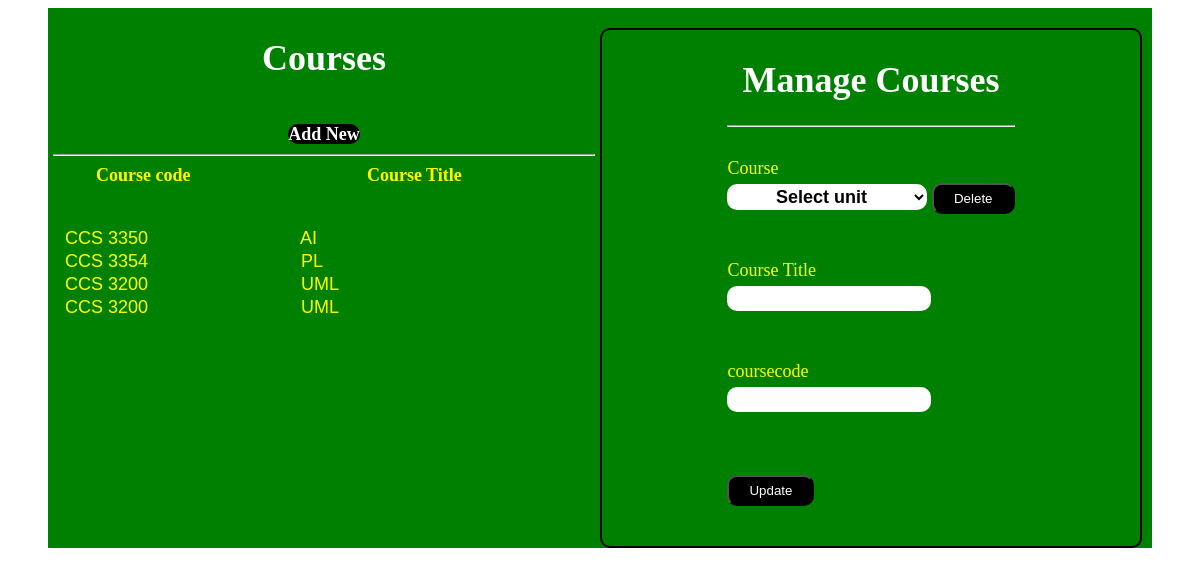
/admin/courseStudy.php, run on the app's committed database.
### tables this page shows
CREATE TABLE `coursestudy` (
  `ID` int(11) NOT NULL,
  `faculty` varchar(20) NOT NULL,
  `courseTitle` varchar(20) NOT NULL,
  `courseCode` varchar(10) DEFAULT NULL
);

### admin/courseStudy.php (the view, shortened to what this page needs)
<?php
require_once "connect.php";
?>
<!DOCTYPE html>
<html lang="en">
<head>
   <link rel="stylesheet" href="css/style.css">
</head>
<body>
    <div class="main--page">
<form action="" method="post" enctype="multipart/form-data">
    <div class="main-page">
<div class="department-form">
    <div class="heading">
        <h1>Courses</h1><br>
        <a href='index.php?info=add_courseOffer'>Add New</a>
        <hr>
   <div class="col-container">
    <div class="col-id">
        Course code
        </div>
        <div class="con-name">
        Course Title
        </div>
   </div>
   </div>
<div class="row-main-content">
<?php
                        $sql= "SELECT * FROM coursestudy";
                        $result= mysqli_query($conn,$sql);
                        if(mysqli_num_rows($result)>0){
                            while($row = mysqli_fetch_assoc($result)){
                                ?>
                         <div class="">
                            <input type="text" name="programId" disabled value="<?php echo "  ".$row['courseCode']." "; ?>" id="programID" >
                        </div>
                         <div class="">
                                <input type="text" name="programId" disabled value="<?php echo "  ".$row['courseTitle']." "; ?>" id="programID" >
                            </div>
                                <?php
                            }
                        }
                        ?>
</div>
     <div class="form-btn">
  </div>
</div>
</div>
</form>
<form action="" method="post">
<div class="manage--amin">
    <div class="header">
        <h1>Manage Courses</h1>
     <hr>
    </div>
    <div class="course">   Course <br>
            <select name="coursestudy" class="coursestudy" id="">
            <option value="">Select unit</option>
            </select>
    <button type="submit" name="delete" class="button"> Delete</button>
    </div>
    <div class="name content">
        <label for="coursetitle">Course Title</label><br>
        <input type="text" name="coursetitle" id="coursetitle">
    </div>
    <div class="name content">
        <label for="coursecode">coursecode</label><br>
        <input type="text" name="coursecode" id="year" >
    </div>
     <div class="updateBtn">
    <button type="submit" name="update" class="button"> Update</button>
    </div>
    </div>
</form>
</div>
</body>
</html>

### admin/courseStudy.php (style rules this page uses)
.main--page { margin: 5px 40px; display: grid; grid-template-columns: 1fr 1fr; background-color: green; }
.main-page { justify-content: center; align-items: center; }
.department-form { display: grid; justify-content: center; align-items: center; align-items: center; grid-template-rows: 1fr 1fr 1fr; padding: 5px; color: yellow; font-size: large; font-weight: bold; margin: 0 auto; }
.col-container { display: grid; grid-template-columns: 3fr 6fr; }
.row-main-content { display: grid; grid-template-columns: 2fr 6fr; }
.form-btn { display: grid; grid-template-columns: 1fr 1fr; padding-top: 5px; justify-content: center; }
.department-form h1 { color: white; text-align: center; }
.department-form input { border-style: none; background-color: green; color: yellow; font-size: large; }
.department-form a { background-color: black; color: white; align-items: center; border-radius: 10px; text-decoration: none; }
.heading { text-align: center; }
.manage--amin { color: yellow; font-size: large; display: grid; justify-content: center; align-items: center; align-items: center; grid-template-rows: 1fr 1fr 1fr 1fr 1fr; padding: 5px; border: black solid 2px; margin-top: 20px; margin-right: 10px; border-radius: 10px; }
.manage--amin h1 { color: white; text-align: center; }
.manage--amin button { background-color: black; color: white; align-items: center; border-radius: 10px; padding: 6px 20px; text-align: center; }
.manage--amin input,select { width: 200px; padding: 2px; font-size: large; font-weight: bold; border-radius: 10px; text-align: center; border-style: none; background-color: white; color: black; margin : 5px 0px; }

### data on the page
coursestudy: programId "CCS 3350", programId "AI"
coursestudy: programId "CCS 3354", programId "PL"
coursestudy: programId "CCS 3200", programId "UML"
coursestudy: programId "CCS 3200", programId "UML"
